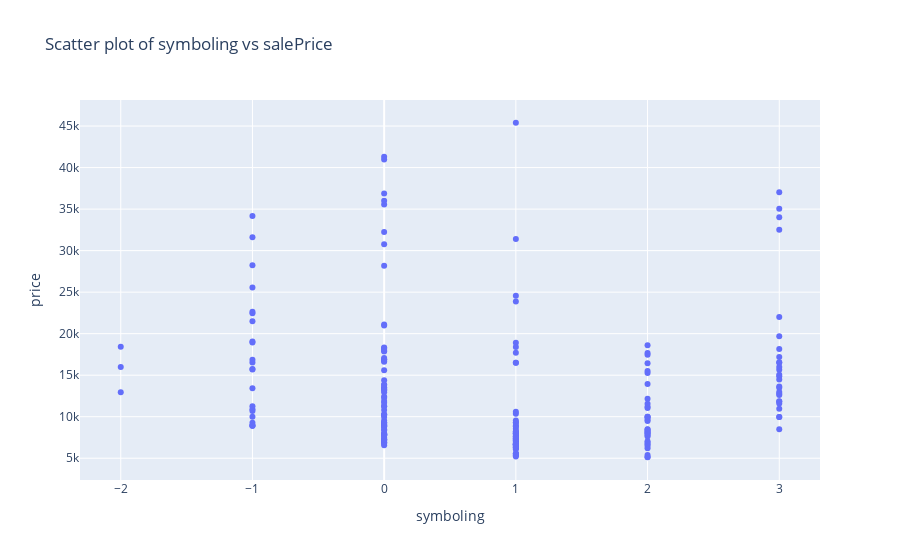
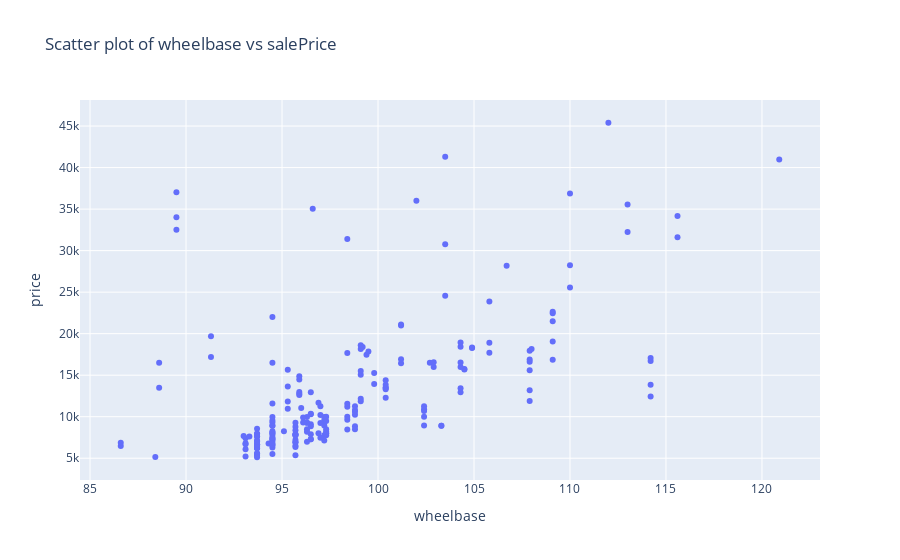
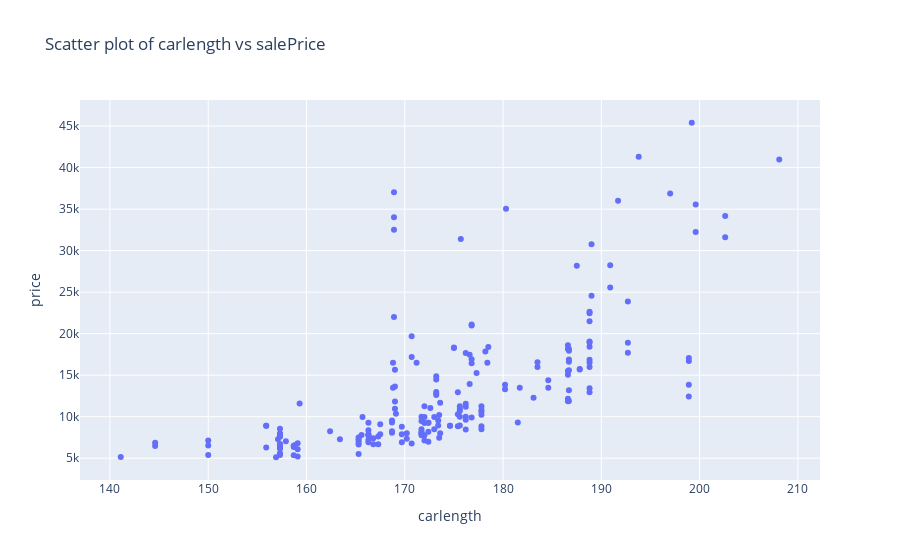
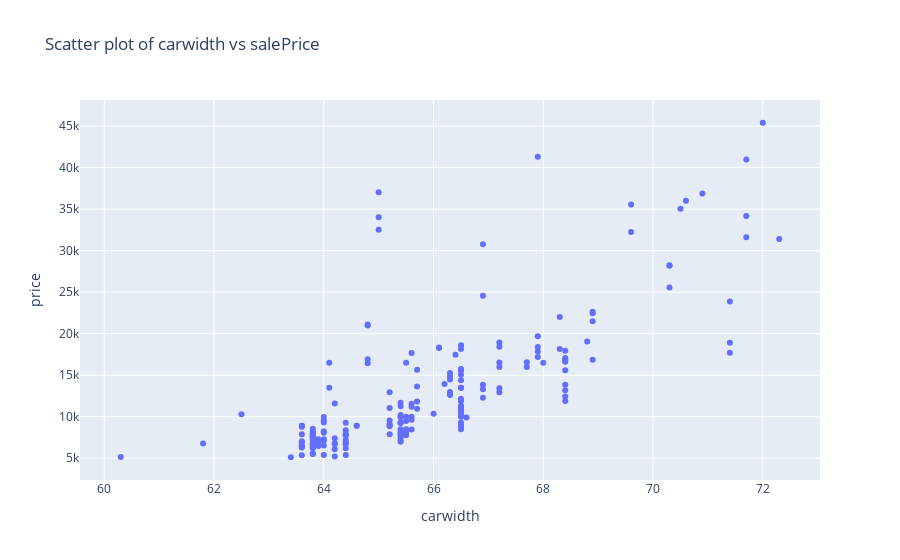

These figures' notebook cell, in order:
### Code cell
for col in df_numeric.columns:
  fig = px.scatter(data_frame = df_numeric,x=col, y='price', title=f'Scatter plot of {col} vs salePrice' )
  fig.show()

### Figure 1 — Plotly figure (JSON) as saved in the notebook; plotly's stock layout.template omitted (floating-point values rounded to 4 significant figures; data arrays with more than 128 entries replaced by an {"elided": "..."} marker saying what was removed)
{"data": [{"hovertemplate": "symboling=%{x}<br>price=%{y}<extra></extra>", "legendgroup": "", "marker": {"color": "#636efa", "symbol": "circle"}, "mode": "markers", "name": "", "orientation": "v", "showlegend": false, "type": "scatter", "x": {"elided": "205 int values"}, "xaxis": "x", "y": {"elided": "205 float values"}, "yaxis": "y"}], "layout": {"legend": {"tracegroupgap": 0}, "title": {"text": "Scatter plot of symboling vs salePrice"}, "xaxis": {"anchor": "y", "domain": [0, 1], "title": {"text": "symboling"}}, "yaxis": {"anchor": "x", "domain": [0, 1], "title": {"text": "price"}}}}

### Figure 2 — Plotly figure (JSON) as saved in the notebook; plotly's stock layout.template omitted (floating-point values rounded to 4 significant figures; data arrays with more than 128 entries replaced by an {"elided": "..."} marker saying what was removed)
{"data": [{"hovertemplate": "wheelbase=%{x}<br>price=%{y}<extra></extra>", "legendgroup": "", "marker": {"color": "#636efa", "symbol": "circle"}, "mode": "markers", "name": "", "orientation": "v", "showlegend": false, "type": "scatter", "x": {"elided": "205 float values"}, "xaxis": "x", "y": {"elided": "205 float values"}, "yaxis": "y"}], "layout": {"legend": {"tracegroupgap": 0}, "title": {"text": "Scatter plot of wheelbase vs salePrice"}, "xaxis": {"anchor": "y", "domain": [0, 1], "title": {"text": "wheelbase"}}, "yaxis": {"anchor": "x", "domain": [0, 1], "title": {"text": "price"}}}}

### Figure 3 — Plotly figure (JSON) as saved in the notebook; plotly's stock layout.template omitted (floating-point values rounded to 4 significant figures; data arrays with more than 128 entries replaced by an {"elided": "..."} marker saying what was removed)
{"data": [{"hovertemplate": "carlength=%{x}<br>price=%{y}<extra></extra>", "legendgroup": "", "marker": {"color": "#636efa", "symbol": "circle"}, "mode": "markers", "name": "", "orientation": "v", "showlegend": false, "type": "scatter", "x": {"elided": "205 float values"}, "xaxis": "x", "y": {"elided": "205 float values"}, "yaxis": "y"}], "layout": {"legend": {"tracegroupgap": 0}, "title": {"text": "Scatter plot of carlength vs salePrice"}, "xaxis": {"anchor": "y", "domain": [0, 1], "title": {"text": "carlength"}}, "yaxis": {"anchor": "x", "domain": [0, 1], "title": {"text": "price"}}}}

### Figure 4 — Plotly figure (JSON) as saved in the notebook; plotly's stock layout.template omitted (floating-point values rounded to 4 significant figures; data arrays with more than 128 entries replaced by an {"elided": "..."} marker saying what was removed)
{"data": [{"hovertemplate": "carwidth=%{x}<br>price=%{y}<extra></extra>", "legendgroup": "", "marker": {"color": "#636efa", "symbol": "circle"}, "mode": "markers", "name": "", "orientation": "v", "showlegend": false, "type": "scatter", "x": {"elided": "205 float values"}, "xaxis": "x", "y": {"elided": "205 float values"}, "yaxis": "y"}], "layout": {"legend": {"tracegroupgap": 0}, "title": {"text": "Scatter plot of carwidth vs salePrice"}, "xaxis": {"anchor": "y", "domain": [0, 1], "title": {"text": "carwidth"}}, "yaxis": {"anchor": "x", "domain": [0, 1], "title": {"text": "price"}}}}
